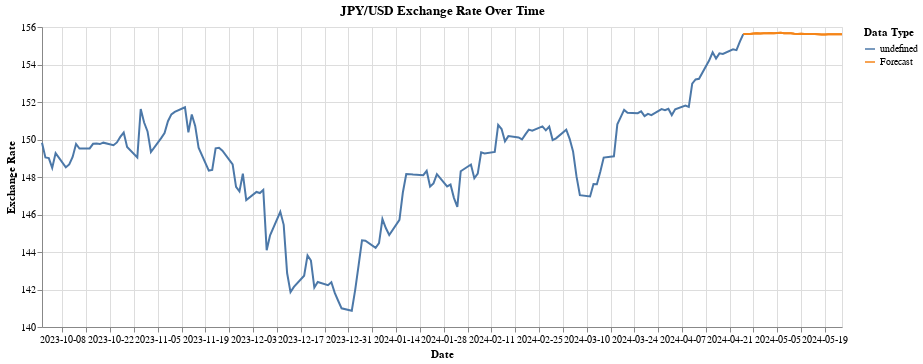

The cell this chart's notebook holds for it:
### Code cell
import altair as alt
min_exchange_rate = df1['Exchange Rate'].min()
# 创建Altair图表
chart1 = alt.Chart(forecast_df).mark_line().encode(
    x=alt.X('Date:T', axis=alt.Axis(title='Date', format='%Y-%m-%d'), timeUnit='yearmonthdate'),
    y=alt.Y('Exchange Rate:Q', axis=alt.Axis(title='Exchange Rate'), scale=alt.Scale(domainMin=min_exchange_rate)),
    color=alt.Color('Type:N', legend=alt.Legend(title='Data Type')),  # 使用颜色来区分历史数据和预测数据
    tooltip=['Date:T', 'Exchange Rate:Q', 'Type:N']  # 添加悬停提示工具
).properties(
    title='JPY/USD Exchange Rate Over Time',
    width=800
)

chart3 = alt.Chart(forecast_df).mark_line().encode(
    x=alt.X('Date:T', axis=alt.Axis(title='Date', format='%Y-%m-%d'), timeUnit='yearmonthdate'),
    y=alt.Y('Exchange Rate:Q', axis=alt.Axis(title='Exchange Rate')),
    color=alt.Color('Type:N', legend=alt.Legend(title='Data Type')),  # 使用颜色来区分历史数据和预测数据
    tooltip=['Date:T', 'Exchange Rate:Q', 'Type:N']  # 添加悬停提示工具
).properties(
    title='JPY/USD Exchange Rate Over Time',
    width=800
)

chart2 = alt.Chart(df1).mark_line().encode(
    x=alt.X('Date:T', axis=alt.Axis(title='Date', format='%Y-%m-%d'), timeUnit='yearmonthdate'),
    y=alt.Y('Exchange Rate:Q', axis=alt.Axis(title='Exchange Rate')),
    color=alt.Color('Type:N', legend=alt.Legend(title='Data Type')),  # 使用颜色来区分历史数据和预测数据
    tooltip=['Date:T', 'Exchange Rate:Q', 'Type:N']  # 添加悬停提示工具
).properties(
    title='JPY/USD Exchange Rate Over Time',
    width=800
)

# 展示图表
chart1+chart2+chart3

### Figure 1 — Vega-Lite specification as saved in the notebook (floating-point values rounded to 4 significant figures; data arrays with more than 128 entries replaced by an {"elided": "..."} marker saying what was removed)
{"config": {"view": {"continuousWidth": 300, "continuousHeight": 300}}, "layer": [{"data": {"name": "data-1330a3fdf6085aaafe6438e3f3c65e78"}, "mark": {"type": "line"}, "encoding": {"color": {"field": "Type", "legend": {"title": "Data Type"}, "type": "nominal"}, "tooltip": [{"field": "Date", "type": "temporal"}, {"field": "Exchange Rate", "type": "quantitative"}, {"field": "Type", "type": "nominal"}], "x": {"axis": {"format": "%Y-%m-%d", "title": "Date"}, "field": "Date", "timeUnit": "yearmonthdate", "type": "temporal"}, "y": {"axis": {"title": "Exchange Rate"}, "field": "Exchange Rate", "scale": {"domainMin": 140.9}, "type": "quantitative"}}, "title": "JPY/USD Exchange Rate Over Time"}, {"data": {"name": "data-a65493a16f1028b39877e78e849ef148"}, "mark": {"type": "line"}, "encoding": {"color": {"field": "Type", "legend": {"title": "Data Type"}, "type": "nominal"}, "tooltip": [{"field": "Date", "type": "temporal"}, {"field": "Exchange Rate", "type": "quantitative"}, {"field": "Type", "type": "nominal"}], "x": {"axis": {"format": "%Y-%m-%d", "title": "Date"}, "field": "Date", "timeUnit": "yearmonthdate", "type": "temporal"}, "y": {"axis": {"title": "Exchange Rate"}, "field": "Exchange Rate", "type": "quantitative"}}, "title": "JPY/USD Exchange Rate Over Time"}, {"data": {"name": "data-1330a3fdf6085aaafe6438e3f3c65e78"}, "mark": {"type": "line"}, "encoding": {"color": {"field": "Type", "legend": {"title": "Data Type"}, "type": "nominal"}, "tooltip": [{"field": "Date", "type": "temporal"}, {"field": "Exchange Rate", "type": "quantitative"}, {"field": "Type", "type": "nominal"}], "x": {"axis": {"format": "%Y-%m-%d", "title": "Date"}, "field": "Date", "timeUnit": "yearmonthdate", "type": "temporal"}, "y": {"axis": {"title": "Exchange Rate"}, "field": "Exchange Rate", "type": "quantitative"}}, "title": "JPY/USD Exchange Rate Over Time"}], "width": 800, "$schema": "https://vega.github.io/schema/vega-lite/v5.17.0.json", "datasets": {"data-1330a3fdf6085aaafe6438e3f3c65e78": [{"Date": "2024-04-25", "Exchange Rate": 155.6, "Type": "Forecast"}, {"Date": "2024-04-26", "Exchange Rate": 155.6, "Type": "Forecast"}, {"Date": "2024-04-27", "Exchange Rate": 155.6, "Type": "Forecast"}, {"Date": "2024-04-28", "Exchange Rate": 155.7, "Type": "Forecast"}, {"Date": "2024-04-29", "Exchange Rate": 155.7, "Type": "Forecast"}, {"Date": "2024-04-30", "Exchange Rate": 155.7, "Type": "Forecast"}, {"Date": "2024-05-01", "Exchange Rate": 155.7, "Type": "Forecast"}, {"Date": "2024-05-02", "Exchange Rate": 155.7, "Type": "Forecast"}, {"Date": "2024-05-03", "Exchange Rate": 155.7, "Type": "Forecast"}, {"Date": "2024-05-04", "Exchange Rate": 155.7, "Type": "Forecast"}, {"Date": "2024-05-05", "Exchange Rate": 155.7, "Type": "Forecast"}, {"Date": "2024-05-06", "Exchange Rate": 155.7, "Type": "Forecast"}, {"Date": "2024-05-07", "Exchange Rate": 155.7, "Type": "Forecast"}, {"Date": "2024-05-08", "Exchange Rate": 155.7, "Type": "Forecast"}, {"Date": "2024-05-09", "Exchange Rate": 155.7, "Type": "Forecast"}, {"Date": "2024-05-10", "Exchange Rate": 155.6, "Type": "Forecast"}, {"Date": "2024-05-11", "Exchange Rate": 155.6, "Type": "Forecast"}, {"Date": "2024-05-12", "Exchange Rate": 155.6, "Type": "Forecast"}, {"Date": "2024-05-13", "Exchange Rate": 155.6, "Type": "Forecast"}, {"Date": "2024-05-14", "Exchange Rate": 155.6, "Type": "Forecast"}, {"Date": "2024-05-15", "Exchange Rate": 155.6, "Type": "Forecast"}, {"Date": "2024-05-16", "Exchange Rate": 155.6, "Type": "Forecast"}, {"Date": "2024-05-17", "Exchange Rate": 155.6, "Type": "Forecast"}, {"Date": "2024-05-18", "Exchange Rate": 155.6, "Type": "Forecast"}, {"Date": "2024-05-19", "Exchange Rate": 155.6, "Type": "Forecast"}, {"Date": "2024-05-20", "Exchange Rate": 155.6, "Type": "Forecast"}, {"Date": "2024-05-21", "Exchange Rate": 155.6, "Type": "Forecast"}, {"Date": "2024-05-22", "Exchange Rate": 155.6, "Type": "Forecast"}, {"Date": "2024-05-23", "Exchange Rate": 155.6, "Type": "Forecast"}, {"Date": "2024-05-24", "Exchange Rate": 155.6, "Type": "Forecast"}], "data-a65493a16f1028b39877e78e849ef148": {"elided": "149 records"}}}
